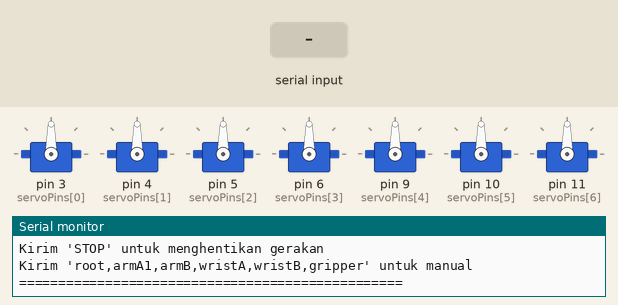
Recording of a sketch running on a simulated Arduino Uno, built with avr-gcc and run on an emulated ATmega328P. Parts: 7 × servo, the last lines printed to the serial monitor. The test bench sets the inputs (shaded band).

Above: at 1.4 s.
1.5 s: "PICK\n" received over Serial
At 3.2 s:
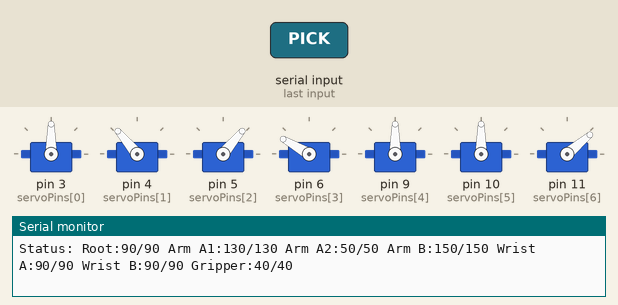
At 4.4 s:
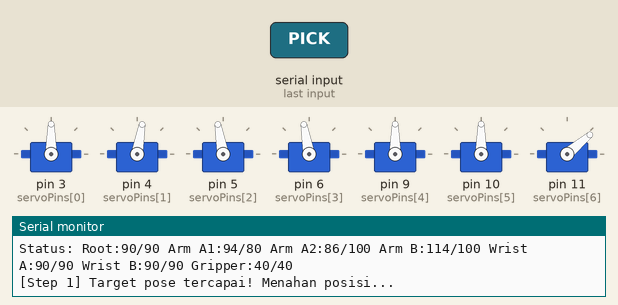
4.5 s: "STOP\n" received over Serial
At 5.4 s:
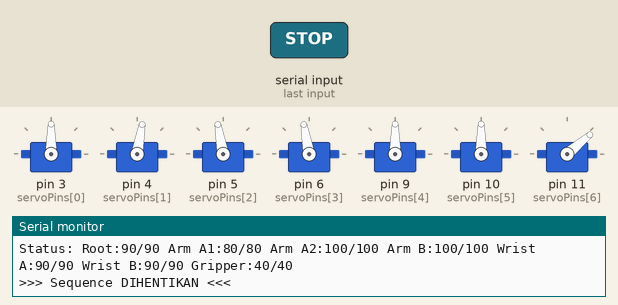
Timing chart, 0 to 7.5 s (numbered marks = the images above; inputs shaded):
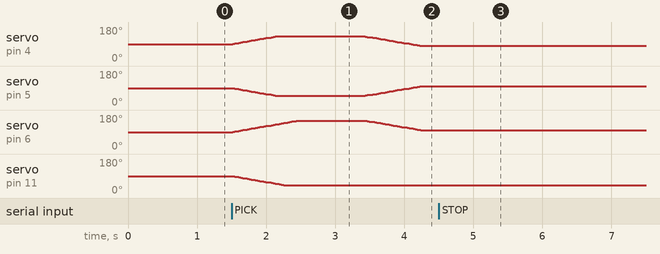

Measured:
- after the input at 1.5 s, servo on pin 4 (servoPins[1]): rises from 90° to 130° in 0.62 s, then falls to 80° in 2.1 s; servo on pin 6 (servoPins[3]): rises from 90° to 150° in 0.92 s, then falls to 100° in 1.8 s; servo on pin 11 (servoPins[6]): moves from 90° to 40° over 0.77 s, starting at once
- after the input at 4.5 s, servo on pin 3 (servoPins[0]): stops changing and stays 90°; servo on pin 4 (servoPins[1]): stops changing and stays 80°

The sketch:

robot_arm_smooth.ino
```cpp
// Robot Arm - Smooth Movement + Pick & Place Sequence
// Modified: Non-blocking + Interpolated Movement + Accurate Step Completion
//
// KONTROL MANUAL: kirim "90,45,30,60,90,120\n" (6 nilai, pisah koma)
// JALANKAN PICK & PLACE OTOMATIS: kirim "PICK\n"
// HENTIKAN SEQUENCE: kirim "STOP\n"

#include <Servo.h>

Servo servo[7];
int servoPins[] = { 3, 4, 5, 6, 9, 10, 11 };
String servoNames[7] = { "Root", "Arm A1", "Arm A2", "Arm B", "Wrist A", "Wrist B", "Gripper" };

/*
Pin 3  = Root
Pin 4  = Arm A1
Pin 5  = Arm A2 (mirror dari A1)
Pin 6  = Arm B
Pin 9  = Wrist A
Pin 10 = Wrist B
Pin 11 = Gripper
*/

int currentAngle[7]; // posisi servo saat ini
int targetAngle[7];  // posisi tujuan

// Batas aman tiap servo (safety limits) - SESUAIKAN dengan mekanik lenganmu!
int servoMin[7] = { 0,   0,   0,   0,   0,   0,  10 };
int servoMax[7] = { 180, 180, 180, 180, 180, 180, 170 };

// Parameter kehalusan & kecepatan gerak
int stepSize = 1;                  // derajat per langkah (1-2 derajat untuk gerakan halus)
unsigned long stepInterval = 15;   // ms antar langkah (makin besar makin pelan)
unsigned long lastStepTime = 0;

// Parameter log monitoring ke Serial
unsigned long logInterval = 500;   // ms antar cetak status
unsigned long lastLogTime = 0;

// Buffer serial non-blocking
String inputBuffer = "";
bool commandReady = false;

// ===================== PICK & PLACE SEQUENCE =====================

const int GRIPPER_OPEN = 40;   // sudut gripper terbuka - SESUAIKAN
const int GRIPPER_CLOSE = 120; // sudut gripper menjepit - SESUAIKAN

struct ArmPose
{
  int root, armA1, armB, wristA, wristB, gripper;
  unsigned long holdDuration; // ms jeda tahan SETELAH posisi tercapai sebelum lanjut ke step berikutnya
};

// Waypoint sequence
ArmPose pickSequence[] = {
  {  90, 130, 150, 90, 90, GRIPPER_OPEN,  1000 }, // 0: posisi home
  {  90,  80, 100, 90, 90, GRIPPER_OPEN,  1000 }, // 1: bergerak ke atas objek
  {  45,  30, 100, 40, 90, GRIPPER_OPEN,   800 }, // 2: turun mendekati objek
  {  45,  30, 100, 40,  0, GRIPPER_CLOSE,  800 }, // 3: jepit objek
  {  90,  30, 100,  0,  0, GRIPPER_CLOSE,  800 }, // 4: bawa ke atas objek
  {  90,  30, 100, 90,  0, GRIPPER_CLOSE, 1000 }, // 5: bawa ke posisi drop
  {  90,  90, 100, 90, 90, GRIPPER_CLOSE,  800 }, // 6: persiapan lepas
  {  90, 130, 150, 90, 90, GRIPPER_OPEN,   800 }, // 7: kembali home
};
const int numSteps = sizeof(pickSequence) / sizeof(pickSequence[0]);

bool sequenceRunning = false;
int sequenceIndex = 0;
bool poseReached = false;
unsigned long reachedTime = 0;

// ===================================================================

void setup()
{
  Serial.begin(9600);
  inputBuffer.reserve(64);

  // Inisialisasi posisi awal (Home: 90 derajat kecuali A2 mirror)
  for (int i = 0; i < 7; i++)
  {
    currentAngle[i] = 90;
    targetAngle[i] = 90;
    servo[i].attach(servoPins[i]);
    servo[i].write(currentAngle[i]);
  }

  Serial.println("=================================================");
  Serial.println("ROBOT ARM READY");
  Serial.println("Kirim 'PICK' untuk menjalankan sequence otomatis");
  Serial.println("Kirim 'STOP' untuk menghentikan gerakan");
  Serial.println("Kirim 'root,armA1,armB,wristA,wristB,gripper' untuk manual");
  Serial.println("=================================================");
}

void loop()
{
  readSerial();
  if (commandReady)
  {
    parseCommand();
    commandReady = false;
  }

  updateServos();    // gerakkan servo halus menuju target
  runSequence();     // jalankan step sequence otomatis jika aktif
  logStatus();       // cetak status tiap servo ke Serial Monitor secara berkala
}

// Cek apakah semua servo sudah sampai di targetAngle
bool isAllServoReached()
{
  for (int i = 0; i < 7; i++)
  {
    if (currentAngle[i] != targetAngle[i])
    {
      return false;
    }
  }
  return true;
}

// Baca serial karakter per karakter, non-blocking
void readSerial()
{
  while (Serial.available() > 0)
  {
    char c = Serial.read();
    if (c == '\n' || c == '\r')
    {
      if (inputBuffer.length() > 0)
      {
        commandReady = true;
        break;
      }
    }
    else
    {
      inputBuffer += c;
    }
  }
}

void parseCommand()
{
  String cmd = inputBuffer;
  cmd.trim();
  cmd.toUpperCase();

  if (cmd == "PICK")
  {
    startSequence();
    inputBuffer = "";
    return;
  }

  if (cmd == "STOP")
  {
    stopSequence();
    inputBuffer = "";
    return;
  }

  // Kalau bukan perintah khusus, anggap sebagai data manual "a,b,c,d,e,f"
  int values[6];
  int idx = 0;
  int startPos = 0;

  for (int i = 0; i <= (int)inputBuffer.length(); i++)
  {
    if (i == (int)inputBuffer.length() || inputBuffer.charAt(i) == ',')
    {
      if (idx < 6)
      {
        values[idx] = inputBuffer.substring(startPos, i).toInt();
        idx++;
      }
      startPos = i + 1;
    }
  }

  if (idx == 6)
  {
    stopSequence(); // kontrol manual membatalkan sequence otomatis yang sedang jalan
    setTargetPose(values[0], values[1], values[2], values[3], values[4], values[5]);
    Serial.println("-> Target Pose Manual Diterapkan");
  }
  else
  {
    Serial.print("Perintah tidak dikenal: ");
    Serial.println(inputBuffer);
  }

  inputBuffer = "";
}

// Terapkan satu pose ke targetAngle[] dengan mirror Arm A2 & batas aman
void setTargetPose(int root, int armA1, int armB, int wristA, int wristB, int gripper)
{
  targetAngle[0] = constrain(root, servoMin[0], servoMax[0]);         // Root
  targetAngle[1] = constrain(armA1, servoMin[1], servoMax[1]);        // Arm A1
  targetAngle[2] = constrain(180 - armA1, servoMin[2], servoMax[2]);  // Arm A2 (mirror)
  targetAngle[3] = constrain(armB, servoMin[3], servoMax[3]);         // Arm B
  targetAngle[4] = constrain(wristA, servoMin[4], servoMax[4]);       // Wrist A
  targetAngle[5] = constrain(wristB, servoMin[5], servoMax[5]);       // Wrist B
  targetAngle[6] = constrain(gripper, servoMin[6], servoMax[6]);      // Gripper
}

void startSequence()
{
  sequenceRunning = true;
  sequenceIndex = 0;
  loadStep(sequenceIndex);
  Serial.println(">>> Sequence dimulai: PICK & PLACE <<<");
}

void stopSequence()
{
  if (sequenceRunning) Serial.println(">>> Sequence DIHENTIKAN <<<");
  sequenceRunning = false;
}

void loadStep(int i)
{
  ArmPose p = pickSequence[i];
  setTargetPose(p.root, p.armA1, p.armB, p.wristA, p.wristB, p.gripper);
  poseReached = false;

  Serial.print("[Step ");
  Serial.print(i);
  Serial.print("/");
  Serial.print(numSteps - 1);
  Serial.println("] Menuju target pose...");
}

// Jalankan step demi step sequence secara teratur dan presisi (non-blocking)
void runSequence()
{
  if (!sequenceRunning) return;

  // Cek apakah semua servo sudah tiba di target sudut
  if (!poseReached)
  {
    if (isAllServoReached())
    {
      poseReached = true;
      reachedTime = millis();
      Serial.print("[Step ");
      Serial.print(sequenceIndex);
      Serial.println("] Target pose tercapai! Menahan posisi...");
    }
  }
  else
  {
    // Jika sudah tercapai, tahan selama holdDuration sebelum lanjut ke step berikutnya
    if (millis() - reachedTime >= pickSequence[sequenceIndex].holdDuration)
    {
      sequenceIndex++;
      if (sequenceIndex >= numSteps)
      {
        sequenceRunning = false;
        Serial.println(">>> SEQUENCE SELESAI SEMPURNA <<<");
      }
      else
      {
        loadStep(sequenceIndex);
      }
    }
  }
}

// Gerakkan tiap servo selangkah demi selangkah menuju target (non-blocking)
void updateServos()
{
  unsigned long now = millis();
  if (now - lastStepTime < stepInterval) return;
  lastStepTime = now;

  for (int i = 0; i < 7; i++)
  {
    if (currentAngle[i] < targetAngle[i])
    {
      currentAngle[i] = min(currentAngle[i] + stepSize, targetAngle[i]);
      servo[i].write(currentAngle[i]);
    }
    else if (currentAngle[i] > targetAngle[i])
    {
      currentAngle[i] = max(currentAngle[i] - stepSize, targetAngle[i]);
      servo[i].write(currentAngle[i]);
    }
  }
}

// Cetak status tiap servo secara berkala ke Serial Monitor
void logStatus()
{
  unsigned long now = millis();
  if (now - lastLogTime < logInterval) return;
  lastLogTime = now;

  bool anyMoving = !isAllServoReached();

  if (sequenceRunning || anyMoving)
  {
    Serial.print("Status: ");
    for (int i = 0; i < 7; i++)
    {
      Serial.print(servoNames[i]);
      Serial.print(":");
      Serial.print(currentAngle[i]);
      Serial.print("/");
      Serial.print(targetAngle[i]);
      Serial.print(" ");
    }
    Serial.println();
  }
}
```
